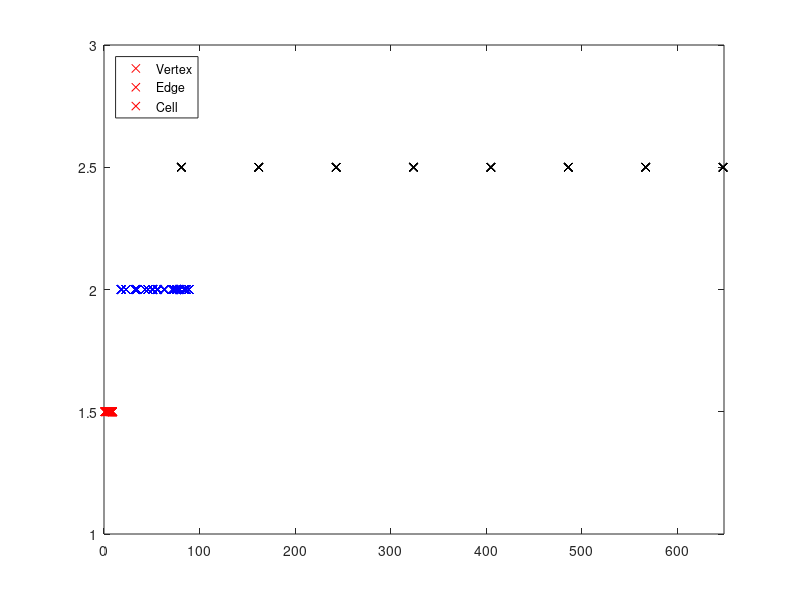

MATLAB code to generate this figure:
close all;
clear all;

%% Vertex
vN = 9; 
V  = 1:vN;

%% Vertex ID
vId = V;

%% Edge
E  = [[1 5]; [5 9]; [9 1]; 
      [1 8]; [8 9];
      [9 7]; [7 8];
      [7 4]; [4 8];
      [5 2]; [2 6]; [6 5];
      [9 6];
      [6 3]; [3 9];
      [7 3]];

eN = size(E, 1);

%% Edge ID
eId = zeros(1, eN);

for i = 1:eN
    eId(i) = E(i, 1) + E(i, 2) * vN;
end

%% Cell
cN = 8;
C  = 1:cN;

%% Cell ID
cId = zeros(1, cN);

for i = 1:cN
    cId(i) = C(i) * vN * vN;
end

%% Plot Numbering
figure;
plot(vId, ones(vN) * 1.5, 'xr', ...
     eId, ones(eN) * 2.0, 'xb', ...
     cId, ones(cN) * 2.5, 'xk');

id = [vId eId cId];

axis([min(id) - 1, max(id) + 1, ...
      1          , 3]);

legend('Vertex', 'Edge', 'Cell', ...
       'Location', 'NorthWest');
